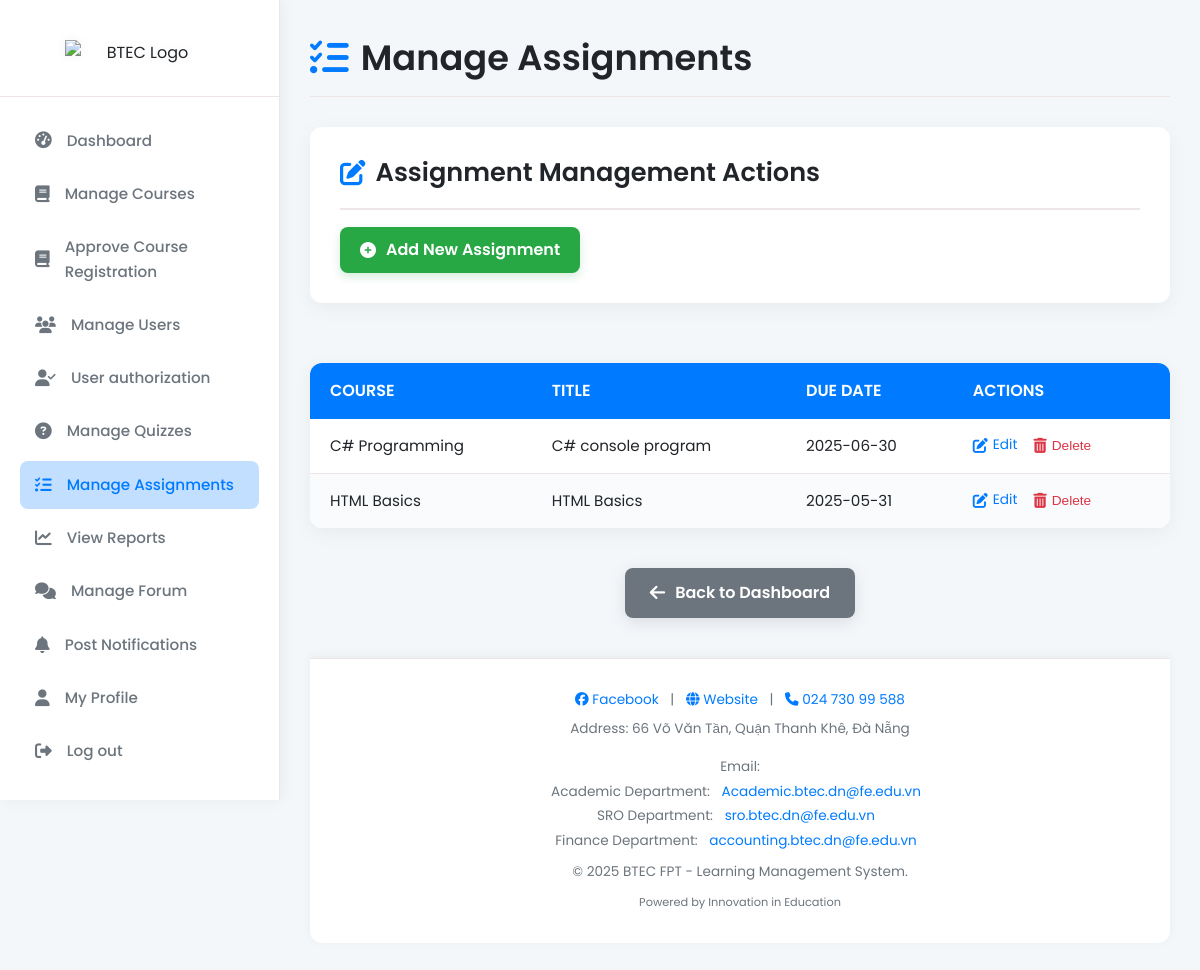
Screenshot of /module/admin/assignment/admin_assignments.php (signed in) with the database file from the repository.
### tables this page shows
CREATE TABLE `assignments` (
  `id` int NOT NULL,
  `course_id` int NOT NULL,
  `title` varchar(255) NOT NULL,
  `description` text NOT NULL,
  `due_date` date DEFAULT NULL,
  `created_at` datetime DEFAULT CURRENT_TIMESTAMP,
  `file_attachment` varchar(255) DEFAULT NULL,
  `file_path` varchar(255) DEFAULT NULL
);

CREATE TABLE `courses` (
  `id` int NOT NULL,
  `title` varchar(255) NOT NULL,
  `department` varchar(255) DEFAULT NULL,
  `description` text,
  `teacher_id` int DEFAULT NULL,
  `created_at` datetime DEFAULT CURRENT_TIMESTAMP
);

### module/admin/assignment/admin_assignments.php (the view, shortened to what this page needs)
<?php
include "../../../includes/db_connect.php";
$sql = "
    SELECT a.id, a.title, a.due_date, c.title AS course_title, c.id AS course_id
    FROM assignments a
    JOIN courses c ON a.course_id = c.id
    ORDER BY a.due_date DESC
";
$result = $conn->query($sql);
?>
<!DOCTYPE html>
<html lang="en">
<head>
    <link rel="stylesheet" href="https://cdnjs.cloudflare.com/ajax/libs/font-awesome/6.5.0/css/all.min.css">
    <link rel="stylesheet" href="../../../css/style.css">
 <link rel="stylesheet" href="../../../css/admin/admin_assignments.css">
</head>
<body>
<?php include "../../../includes/sidebar.php"; ?>
<div class="main-content">
    <div class="admin-page-header">
        <h2><i class="fas fa-tasks"></i> Manage Assignments</h2>
    </div>
    <div class="course-management-overview">
        <h3><i class="fas fa-edit"></i> Assignment Management Actions</h3>
        <div class="course-management-content">
            <a href="admin_assignment_edit.php?action=add" class="add-new-course-link">
                <i class="fas fa-plus-circle"></i> Add New Assignment
            </a>
        </div>
    </div>
    <?php if ($result->num_rows > 0): ?>
        <table class="courses-table">
            <thead>
                <tr>
                    <th>Course</th>
                    <th>Title</th>
                    <th>Due Date</th>
                    <th>Actions</th>
                </tr>
            </thead>
            <tbody>
                <?php while ($row = $result->fetch_assoc()): ?>
                    <tr>
                        <td data-label="Course"><?= htmlspecialchars($row['course_title']) ?></td>
                        <td data-label="Title"><?= htmlspecialchars($row['title']) ?></td>
                        <td data-label="Due Date"><?= $row['due_date'] ?></td>
                        <td data-label="Actions" class="course-actions">
                            <a href="admin_assignment_edit.php?action=edit&id=<?= $row['id'] ?>"><i class="fas fa-edit"></i> Edit</a>
                            <form action="admin_assignments.php" method="GET" style="display:inline;" onsubmit="return confirm('Are you sure you want to delete this assignment?');">
                                <button type="submit" class="delete-btn"><i class="fas fa-trash-alt"></i> Delete</button>
                            </form>
                        </td>
                    </tr>
                <?php endwhile; ?>
            </tbody>
        </table>
    <?php else: ?>
        <p class="no-courses"><i class="fas fa-exclamation-circle"></i> No assignments found.</p>
    <?php endif; ?>
    <div class="back-to-dashboard">
        <a href="../dashboard/admin_dashboard.php"><i class="fas fa-arrow-left"></i> Back to Dashboard</a>
    </div>
    <?php include "../../../includes/footer.php"; ?>
</div>
</body>
</html>

### css/style.css (style rules this page uses)
:root { --primary-color: #007bff; --accent-color: #dc3545; --background-light: #f4f7fa; --background-card: #ffffff; --text-dark: #212529; --text-medium: #6c757d; --text-light: #ced4da; --border-color: #eee6e6; --shadow-light: rgba(0, 0, 0, 0.05); --shadow-medium: rgba(0, 0, 0, 0.1); }
*, *::before, *::after { box-sizing: border-box; margin: 0; padding: 0; }
body { font-family: 'Poppins', sans-serif; background-color: var(--background-light); color: var(--text-dark); line-height: 1.6; display: flex; min-height: 100vh; }

### css/admin/admin_assignments.css (style rules this page uses)
.main-content { margin-left: 280px; padding: 30px; flex-grow: 1; display: flex; flex-direction: column; background-color: var(--background-light); transition: margin-left 0.3s ease; }
.admin-page-header { display: flex; justify-content: space-between; align-items: center; margin-bottom: 30px; padding-bottom: 10px; border-bottom: 1px solid var(--border-color); }
.admin-page-header h2 { font-size: 2.2em; color: var(--text-dark); margin: 0; display: flex; align-items: center; font-weight: 600; }
.admin-page-header h2 i { margin-right: 12px; color: var(--primary-color); font-size: 1.1em; }
.course-management-overview { background-color: var(--background-card); padding: 30px; border-radius: 12px; box-shadow: 0 5px 20px var(--shadow-light); margin-bottom: 30px; position: relative; }
.course-management-overview > h3 { position: absolute; top: 25px; left: 30px; font-size: 1.6em; color: var(--text-dark); font-weight: 600; display: flex; align-items: center; padding-bottom: 15px; border-bottom: 2px solid var(--border-color); width: calc(100% - 60px); margin-bottom: 20px; }
.course-management-overview > h3 i { margin-right: 10px; color: var(--primary-color); font-size: 1em; }
.course-management-content { margin-top: 60px; display: flex; flex-direction: column; gap: 20px; }
.add-new-course-link { background-color: #28a745; color: white; padding: 10px 20px; border-radius: 8px; text-decoration: none; font-size: 1em; font-weight: 600; display: inline-flex; align-items: center; justify-content: center; transition: background-color 0.2s ease, transform 0.2s ease, box-shadow 0.3s ease; box-shadow: 0 4px 10px rgba(40, 167, 69, 0.2); width: fit-content; margin-top: 10px; }
.add-new-course-link i { margin-right: 10px; }
.courses-table { width: 100%; border-collapse: collapse; margin-top: 30px; background-color: var(--background-card); box-shadow: 0 5px 20px var(--shadow-light); border-radius: 12px; overflow: hidden; }
.courses-table thead th { background-color: var(--primary-color); color: white; padding: 15px 20px; text-align: left; font-weight: 600; font-size: 1em; text-transform: uppercase; }
.courses-table tbody td { padding: 15px 20px; border-bottom: 1px solid var(--border-color); color: var(--text-dark); font-size: 0.95em; }
.courses-table tbody tr:last-child td { border-bottom: none; }
.courses-table tbody tr:nth-child(even) { background-color: #f9fbfd; }
.course-actions a { color: var(--primary-color); text-decoration: none; margin-right: 12px; transition: color 0.2s ease, transform 0.2s ease; display: inline-flex; align-items: center; font-size: 0.9em; }
.course-actions a i { margin-right: 5px; font-size: 1.1em; }
.course-actions .delete-btn { background-color: transparent; color: #dc3545; border: none; padding: 0; font-size: 0.9em; cursor: pointer; transition: color 0.2s ease, transform 0.2s ease; display: inline-flex; align-items: center; margin-right: 12px; }
.course-actions .delete-btn i { margin-right: 5px; font-size: 1.1em; }
.back-to-dashboard { margin-top: 40px; text-align: center; }
.back-to-dashboard a { display: inline-flex; align-items: center; padding: 12px 25px; background-color: #6c757d; color: white; text-decoration: none; border-radius: 8px; font-weight: 600; transition: background-color 0.3s ease, transform 0.2s ease, box-shadow 0.3s ease; box-shadow: 0 4px 15px rgba(108, 117, 125, 0.2); }
.back-to-dashboard a i { margin-right: 10px; font-size: 1.1em; }

### rows the page displays
assignments: course.title "C# Programming", title "C# console program", due_date "2025-06-30"
assignments: course.title "HTML Basics", title "HTML Basics", due_date "2025-05-31"
